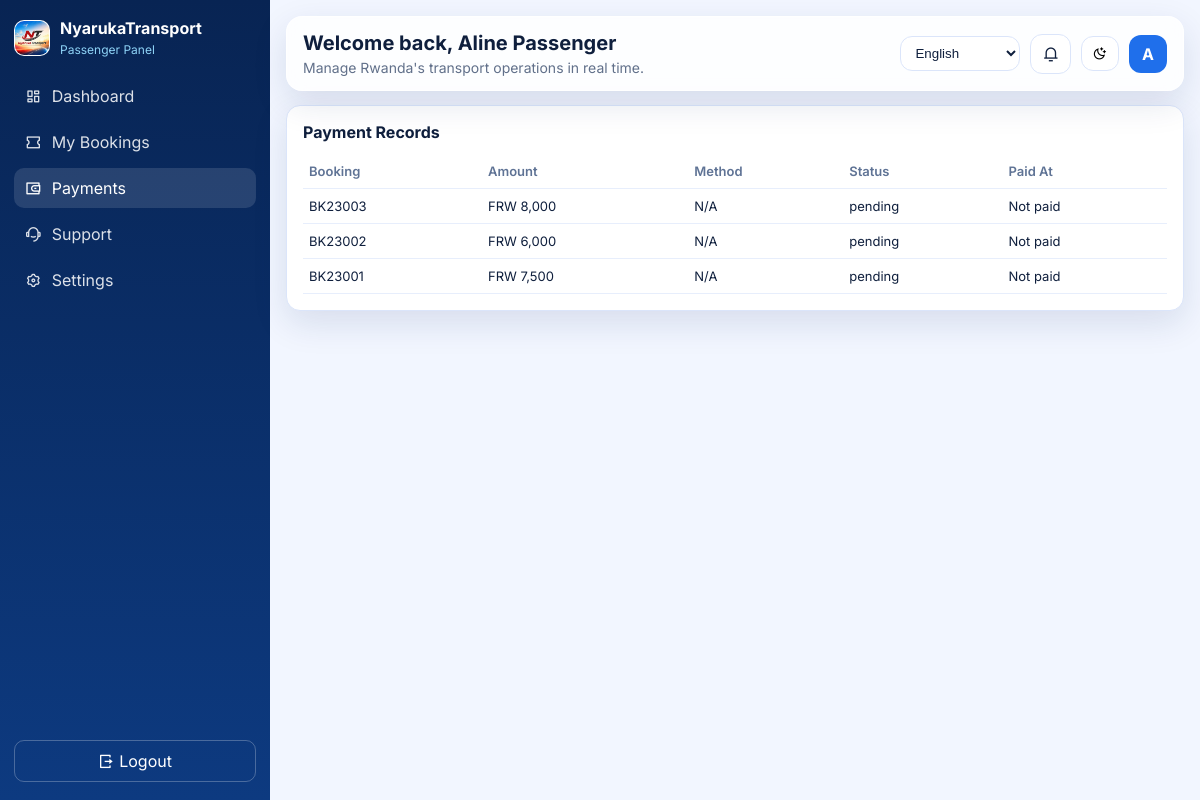
The app's page /role-panel.php?view=payments (signed in) with its own data.
### tables this page shows
CREATE TABLE IF NOT EXISTS bookings (
    id INT AUTO_INCREMENT PRIMARY KEY,
    booking_code VARCHAR(30) NOT NULL UNIQUE,
    user_id INT NOT NULL,
    trip_id INT NOT NULL,
    agency_id INT NULL,
    seat_number VARCHAR(20) NOT NULL,
    amount_frw INT NOT NULL,
    booking_status ENUM('pending', 'confirmed', 'cancelled', 'completed') NOT NULL DEFAULT 'pending',
    created_at TIMESTAMP DEFAULT CURRENT_TIMESTAMP,
    FOREIGN KEY (user_id) REFERENCES users(id),
    FOREIGN KEY (trip_id) REFERENCES trips(id)
);

### includes/db.php (called while the page is built, shortened)
<?php
function db(): PDO
{
    $dsn = sprintf('mysql:host=%s;port=%d;dbname=%s;charset=utf8mb4', DB_HOST, DB_PORT, DB_NAME);
    $pdo = new PDO(
        $dsn,
        DB_USER,
        DB_PASS,
        [
            PDO::ATTR_ERRMODE => PDO::ERRMODE_EXCEPTION,
            PDO::ATTR_DEFAULT_FETCH_MODE => PDO::FETCH_ASSOC,
            PDO::ATTR_EMULATE_PREPARES => false,
        ]
    );
    return $pdo;
}

### includes/dashboard-data.php (called while the page is built, shortened)
<?php
require_once __DIR__ . '/db.php';
function format_frw(int|float $amount): string
{
    return 'FRW ' . number_format((float) $amount, 0, '.', ',');
}

### role-panel.php (the view, shortened to what this page needs)
<?php
require_once __DIR__ . '/includes/layout.php';
require_once __DIR__ . '/includes/dashboard-data.php';
$user = require_auth();
$role = (string) $user['role'];
$view = (string) ($_GET['view'] ?? 'dashboard');
?>
<section class="crud-page">
    <?php if ($view === 'payments'): ?>
        <?php
        if ($role === 'passenger') {
            $payments = db()->prepare("
                SELECT b.booking_code, b.amount_frw, p.method, p.payment_status, p.paid_at
                FROM bookings b
                LEFT JOIN payments p ON p.booking_id = b.id
                WHERE b.user_id = :user_id
                ORDER BY b.id DESC
            ");
            $payments->execute([':user_id' => (int) $user['id']]);
            $paymentRows = $payments->fetchAll();
        }
        ?>
        <article class="card table-card">
            <div class="card-head"><h4>Payment Records</h4></div>
            <table>
                <thead>
                <tr>
                    <th>Booking</th>
                    <th>Amount</th><th>Method</th><th>Status</th><th>Paid At</th>
                </tr>
                </thead>
                <tbody>
                <?php foreach ($paymentRows as $row): ?>
                    <tr>
                        <td><?= htmlspecialchars((string) $row['booking_code']) ?></td>
                        <td><?= htmlspecialchars(format_frw((int) $row['amount_frw'])) ?></td>
                        <td><?= htmlspecialchars((string) ($row['method'] ?? 'N/A')) ?></td>
                        <td><?= htmlspecialchars((string) ($row['payment_status'] ?? 'pending')) ?></td>
                        <td><?= htmlspecialchars((string) ($row['paid_at'] ?? 'Not paid')) ?></td>
                    </tr>
                <?php endforeach; ?>
                </tbody>
            </table>
        </article>
    <?php endif; ?>
</section>

### assets/css/style.css (style rules this page uses)
:root { --blue: #1f6feb; --blue-700: #0d4dc0; --green: #22a06b; --orange: #f59f0b; --purple: #8250df; --bg: #f2f6ff; --text: #0f1f3d; --muted: #61708a; --card: #ffffff; --border: #dbe5fa; --shadow: 0 12px 35px rgba(16, 43, 102, 0.12); }
* { box-sizing: border-box; }
body { margin: 0; background: var(--bg); color: var(--text); font-family: Inter, sans-serif; }
body, .card, .metric-card, .topbar, .auth-card, .role-selector, .trust-bar, .icon-btn, input, button { transition: background-color .2s ease, border-color .2s ease, color .2s ease; }
.card { background: var(--card); border: 1px solid var(--border); border-radius: 14px; padding: 16px; box-shadow: var(--shadow); }
.card-head { display: flex; justify-content: space-between; align-items: center; margin-bottom: 12px; }
.card-head h4 { margin: 0; font-size: 16px; }
table { width: 100%; border-collapse: collapse; }
th, td { text-align: left; padding: 9px 6px; border-bottom: 1px solid color-mix(in srgb, var(--border) 65%, transparent); font-size: 13px; }
th { color: #5f7395; font-weight: 600; }
.crud-page { display: grid; gap: 12px; }

### records on screen
bookings: booking_code "BK23003", amount_frw "FRW 8,000", method "N/A", payment_status "pending", paid_at "Not paid"
bookings: booking_code "BK23002", amount_frw "FRW 6,000", method "N/A", payment_status "pending", paid_at "Not paid"
bookings: booking_code "BK23001", amount_frw "FRW 7,500", method "N/A", payment_status "pending", paid_at "Not paid"

### other values on screen
APP_NAME "NyarukaTransport"
$user['role'] "Passenger"
t('panel') "Panel"
$item['label'] "Dashboard"
$item['label'] "My Bookings"
$item['label'] "Payments"
$item['label'] "Support"
$item['label'] "Settings"
t('logout') "Logout"
t('welcome_back') "Welcome back"
$user['full_name'] "Aline Passenger"
t('topbar_subtitle') "Manage Rwanda's transport operations in real time."
substr($user['full_name'], 0, 1) "A"
form field lang "English"
